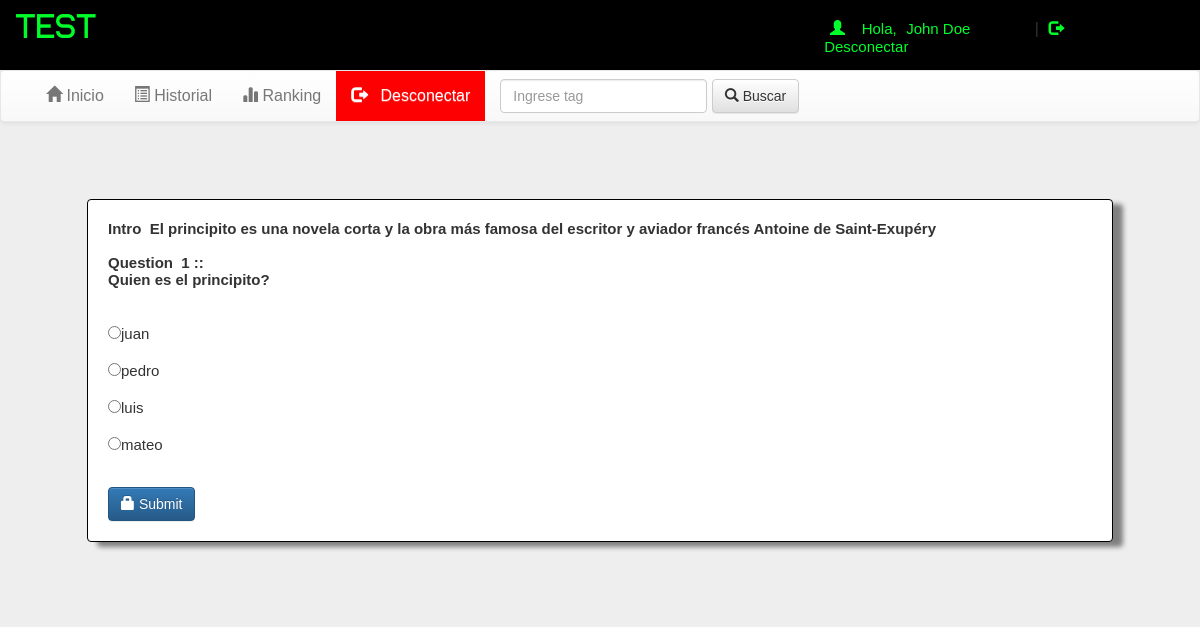
/account.php?q=quiz&step=2&eid=5fa20e746ab11&n=1&t=4 (signed in), run on the app's committed database.
### tables this page shows
CREATE TABLE `quiz` (
  `eid` text NOT NULL,
  `title` varchar(100) NOT NULL,
  `sahi` int(11) NOT NULL,
  `wrong` int(11) NOT NULL,
  `total` int(11) NOT NULL,
  `time` bigint(20) NOT NULL,
  `intro` text NOT NULL,
  `tag` varchar(100) NOT NULL,
  `date` timestamp NOT NULL DEFAULT current_timestamp() ON UPDATE current_timestamp()
);

CREATE TABLE `questions` (
  `eid` text NOT NULL,
  `qid` text NOT NULL,
  `qns` text NOT NULL,
  `choice` int(10) NOT NULL,
  `sn` int(11) NOT NULL
);

CREATE TABLE `options` (
  `qid` varchar(50) NOT NULL,
  `option` varchar(5000) NOT NULL,
  `optionid` text NOT NULL
);

### account.php (the view, shortened to what this page needs)
<!DOCTYPE html PUBLIC "-//W3C//DTD XHTML 1.0 Transitional//EN" "http://www.w3.org/TR/xhtml1/DTD/xhtml1-transitional.dtd">
<html xmlns="http://www.w3.org/1999/xhtml">
<head>
<link  rel="stylesheet" href="css/bootstrap.min.css"/>
 <link  rel="stylesheet" href="css/bootstrap-theme.min.css"/>
 <link rel="stylesheet" href="css/main.css">
 <link  rel="stylesheet" href="css/font.css">
</head>
<body>
<div class="header">
<div class="row">
<div class="col-lg-6">
<span class="logo">TEST</span></div>
<div class="col-md-4 col-md-offset-2">
 <?php
 include_once 'dbConnection.php';
  if(!(isset($_SESSION['email']))){
header("location:index.php");
}
else
{
$name = $_SESSION['name'];
echo '<span class="pull-right top title1" ><span class="log1"><span class="glyphicon glyphicon-user" aria-hidden="true"></span>&nbsp;&nbsp;&nbsp;&nbsp;Hola,</span> <a href="account.php?q=1" class="log log1">'.$name.'</a>&nbsp;|&nbsp;<a href="logout.php?q=account.php" class="log"><span class="glyphicon glyphicon-log-out" aria-hidden="true"></span>&nbsp;Desconectar</button></a></span>';
}?>
</div>
</div></div>
<div class="bg">
<nav class="navbar navbar-default title1">
  <div class="container-fluid">
    <div class="collapse navbar-collapse" id="bs-example-navbar-collapse-1">
      <ul class="nav navbar-nav">
        <li <?php if(@$_GET['q']==1) echo'class="active"'; ?> ><a href="account.php?q=1"><span class="glyphicon glyphicon-home" aria-hidden="true"></span>&nbsp;Inicio<span class="sr-only">(current)</span></a></li>
        <li <?php if(@$_GET['q']==2) echo'class="active"'; ?>><a href="account.php?q=2"><span class="glyphicon glyphicon-list-alt" aria-hidden="true"></span>&nbsp;Historial</a></li>
		<li <?php if(@$_GET['q']==3) echo'class="active"'; ?>><a href="account.php?q=3"><span class="glyphicon glyphicon-stats" aria-hidden="true"></span>&nbsp;Ranking</a></li>
		<li class="pull-right"> <a style="background-color:rgb(253, 0, 1); color:white; " href="logout.php?q=account.php"><span  class="glyphicon glyphicon-log-out" aria-hidden="true"></span>&nbsp;&nbsp;&nbsp;Desconectar</a></li>
		</ul>
            <form class="navbar-form navbar-left" role="search">
        <div class="form-group">
          <input type="text" class="form-control" placeholder="Ingrese tag ">
        </div>
        <button type="submit" class="btn btn-default"><span class="glyphicon glyphicon-search" aria-hidden="true"></span>&nbsp;Buscar</button>
      </form>
      </div>
  </div>
</nav>
<div class="container">
<div class="row">
<div class="col-md-12">
<?php
if(@$_GET['q']== 'quiz' && @$_GET['step']== 2) {
$eid=@$_GET['eid'];
$sn=@$_GET['n'];
$total=@$_GET['t'];
$q=mysqli_query($con,"SELECT * FROM questions WHERE eid='$eid' AND sn='$sn' " );
$h=mysqli_query($con,"SELECT * FROM quiz WHERE eid='$eid'" );
echo '<div class="panel" style="margin:5%">';
$row2=mysqli_fetch_array($h);
$wh=$row2['intro'];
echo '<b>Intro &nbsp;'.$wh.'</b><br /><br/>';
while($row=mysqli_fetch_array($q) )
{
$qns=$row['qns'];
$qid=$row['qid'];
echo '<b>Question &nbsp;'.$sn.'&nbsp;::<br />'.$qns.'</b><br /><br />';
}
$q=mysqli_query($con,"SELECT * FROM options WHERE qid='$qid' " );
echo '<form action="update.php?q=quiz&step=2&eid='.$eid.'&n='.$sn.'&t='.$total.'&qid='.$qid.'" method="POST"  class="form-horizontal">
<br />';
while($row=mysqli_fetch_array($q) )
{
$option=$row['option'];
$optionid=$row['optionid'];
echo'<input type="radio" name="ans" value="'.$optionid.'">'.$option.'<br /><br />';
}
echo'<br /><button type="submit" class="btn btn-primary"><span class="glyphicon glyphicon-lock" aria-hidden="true"></span>&nbsp;Submit</button></form></div>';
}
?>
</div></div></div></div>
</body>
</html>

### css/main.css (style rules this page uses)
body { overflow-x:hidden; width:100%; font: 15px "Century Gothic", "Times Roman", sans-serif; background:#eee; min-height:550px; background-attachment:fixed; }
.bg { min-height:540px; }
.panel { border-color: black; margin:40px; box-shadow: 10px 5px 5px grey; padding:20px; font: 15px "Century Gothic", "Times Roman", sans-serif; }
.header { background: black; height:70px; }
.logo { font-family:'typo'; font-size:35px; color:rgb(0, 255, 42);; margin:15px; }
.title1 { font: 16px "Century Gothic", "Times Roman", sans-serif; }
.top { margin-top:20px; }
.log1 { font: 15px 'Ubuntu', sans-serif; color:rgb(0, 255, 42); margin-left:10px; }
.log { margin:10px; margin-right:60px; margin-left:5px; color:rgb(0, 255, 42); text-decoration:none; font-size:20px; font-size:15px; }

### data on the page
quiz: intro "El principito es una novela corta y la obra más famosa del escritor y aviador francés Antoine de Saint-Exupéry"
questions: qns "Quien es el principito?"
options: option "juan"
options: option "pedro"
options: option "luis"
options: option "mateo"

### other printed values
$name "John Doe"
